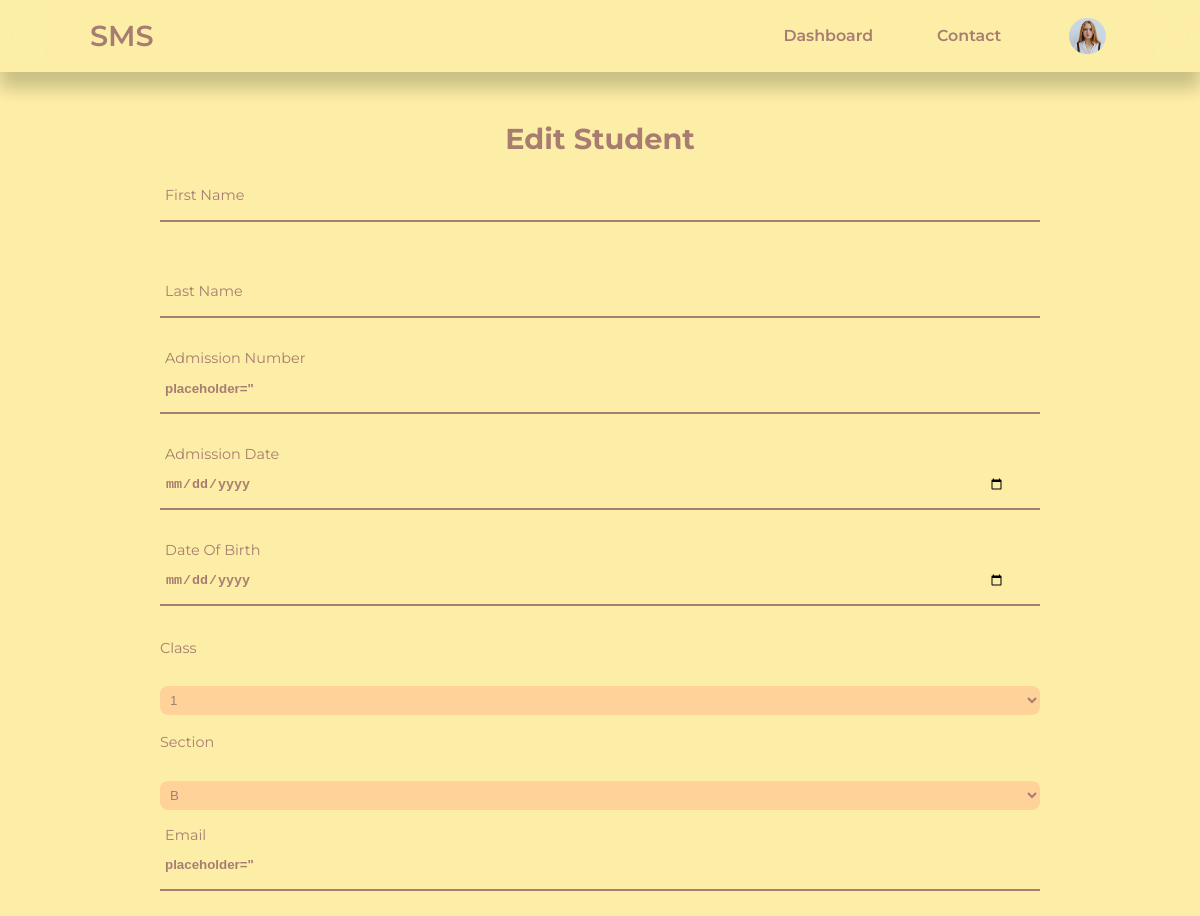
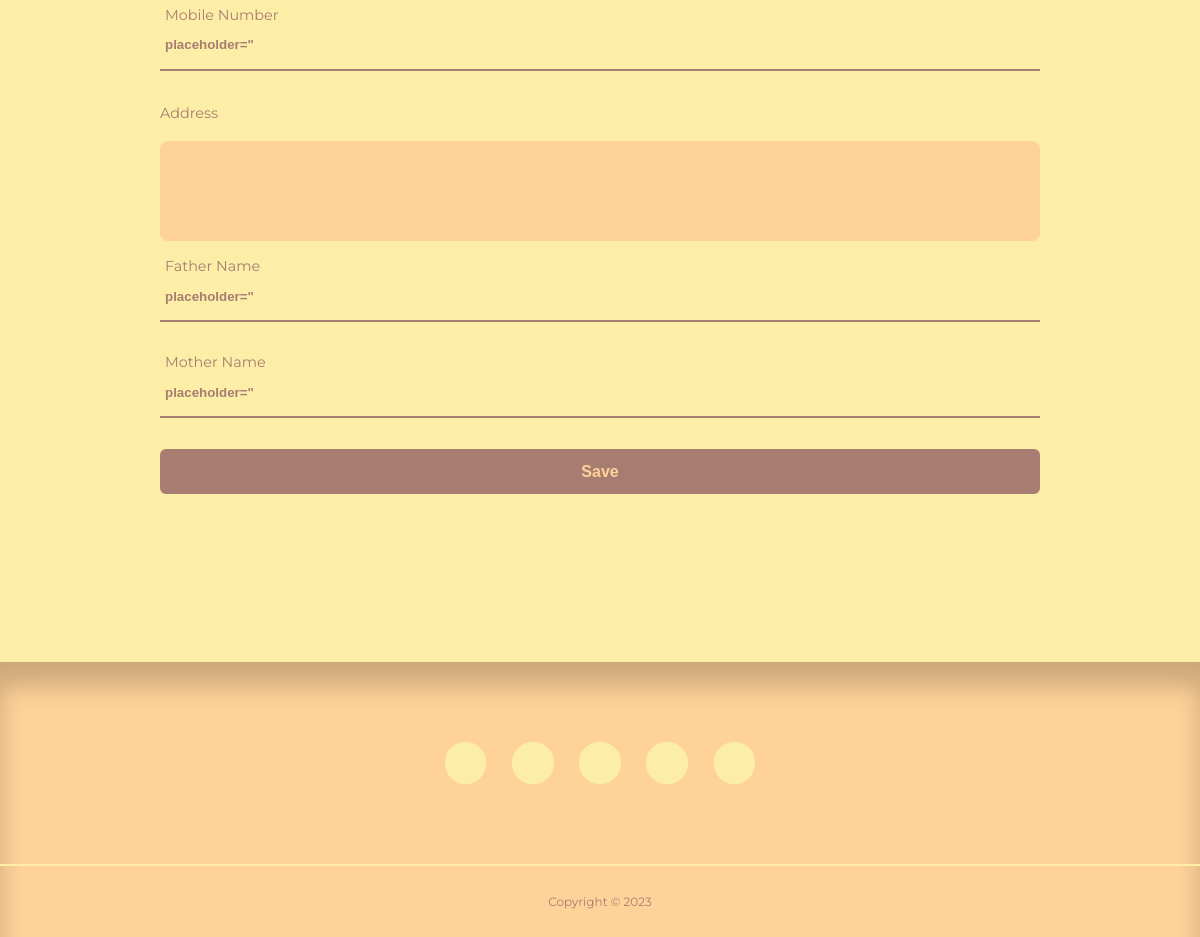
/admin/edit-student.php?email=21020000@vnu.edu.vn (signed in), run on an earlier commit of the app's database (2 pictures, top to bottom).
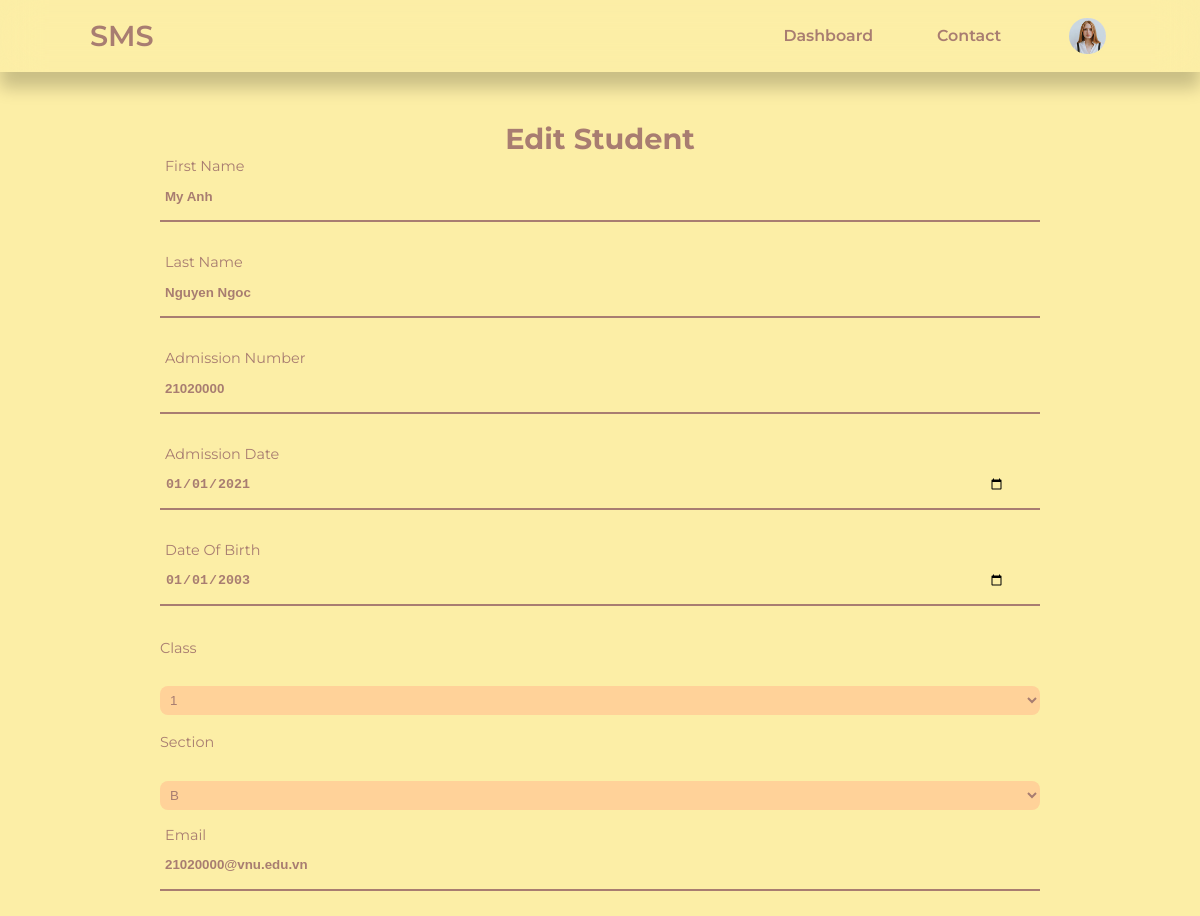
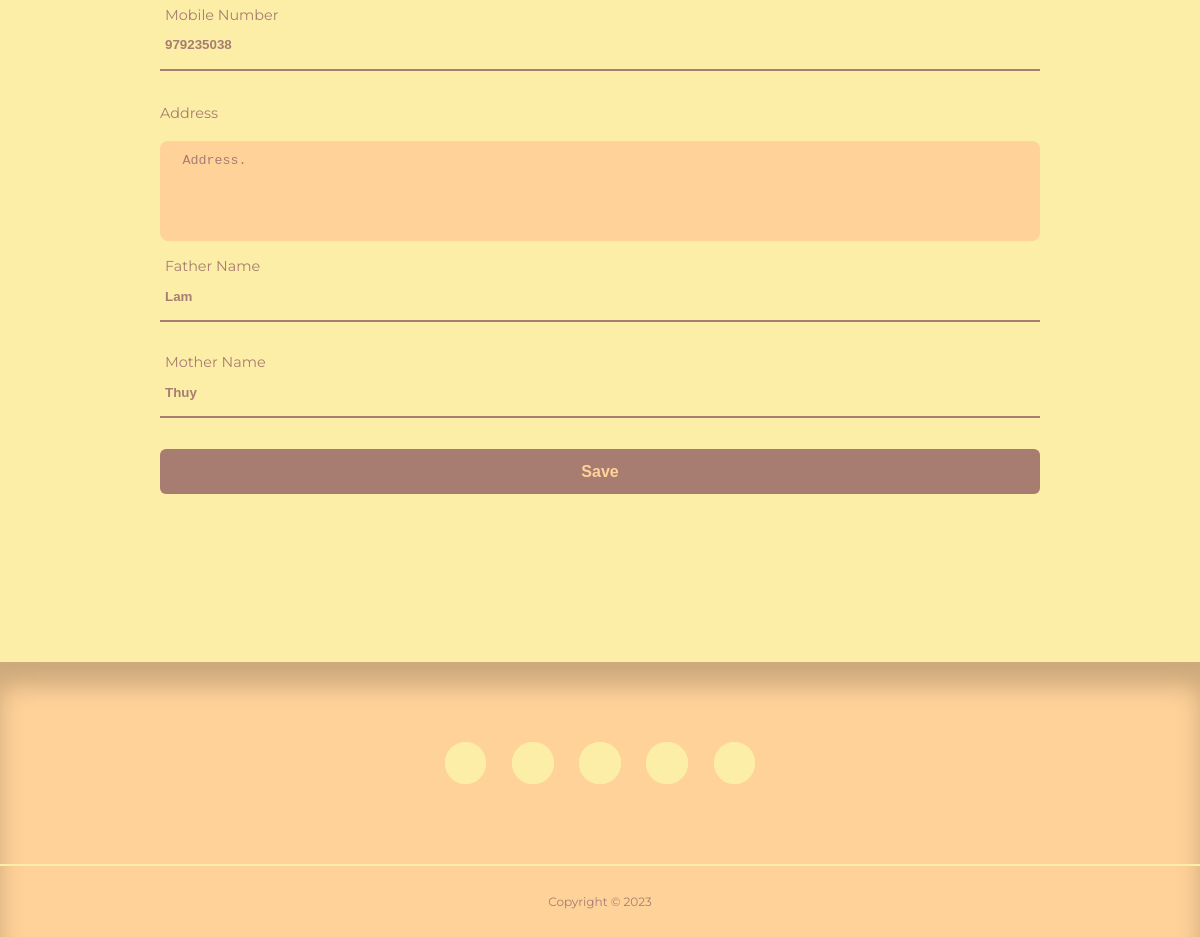
And on a later commit of the database (2 pictures, top to bottom).
### tables this page shows
CREATE TABLE `sms_user` (
  `id` int(11) UNSIGNED NOT NULL,
  `firstname` varchar(50) NOT NULL,
  `lastname` varchar(50) NOT NULL,
  `username` varchar(50) NOT NULL,
  `email` varchar(100) NOT NULL,
  `password` varchar(255) NOT NULL,
  `avatar` varchar(255) NOT NULL,
  `is_admin` tinyint(1) NOT NULL
);

CREATE TABLE `sms_students` (
  `id` int(11) UNSIGNED NOT NULL,
  `name` varchar(50) NOT NULL,
  `gender` varchar(50) NOT NULL,
  `dob` date NOT NULL,
  `photo` varchar(255) NOT NULL,
  `mobile` int(11) UNSIGNED NOT NULL,
  `email` varchar(100) NOT NULL,
  `current_address` text NOT NULL,
  `father_name` varchar(50) NOT NULL,
  `father_mobile` int(11) UNSIGNED NOT NULL,
  `father_occupation` varchar(255) NOT NULL,
  `mother_name` varchar(50) NOT NULL,
  `mother_mobile` int(11) UNSIGNED NOT NULL,
  `mother_occupation` varchar(255) NOT NULL,
  `admission_no` int(11) UNSIGNED NOT NULL,
  `class` varchar(50) DEFAULT NULL,
  `section` varchar(50) DEFAULT NULL,
  `admission_date` date NOT NULL
);

### admin/edit-student.php (the view, shortened to what this page needs)
<?php
include 'partials/header.php';
if(isset($_GET['email'])) {
    $email = filter_var($_GET['email'], FILTER_SANITIZE_EMAIL);
    $query = "SELECT * FROM sms_students WHERE `email` = '$email'";
    $sms_user_query = "SELECT * FROM sms_user WHERE `email` = '$email'";
    $result = mysqli_query($connection, $query);
    $sms_user_result = mysqli_query($connection, $sms_user_query);
    $student = mysqli_fetch_assoc($result);
    $user = mysqli_fetch_assoc($sms_user_result);
} else {
    header('location: '. ROOT_URL . 'admin/students.php');
    die();
}
?>
        <div class="form-box edit">
            <h2>Edit Student</h2>
            <form action="<?= ROOT_URL ?>admin/edit-student-logic.php" enctype="multipart/form-data" autocomplete="off" method="POST">
                <div class="input-box">
                    <input type="text" name="firstname" required autocomplete="new-firstname"
                    value='<?= $user['firstname'] ?>' placeholder=" ">
                    <label>First Name</label>
                </div>
                <div class="input-box">
                    <input type="text" name="lastname" required autocomplete="new-lastname"
                    value='<?= $user['lastname'] ?>' placeholder=" ">
                    <label>Last Name</label>
                </div>
                <div class="input-box">
                    <input type="text" name="admission_no" required autocomplete="new-admission_no"
                    value=<?= $student['admission_no'] ?> placeholder=" ">
                    <label>Admission Number</label>
                </div>
                <div class="input-box">
                    <input type="date" name="admission_date" required autocomplete="new-admission_date"
                    value=<?= $student['admission_date'] ?> placeholder=" ">
                    <label>Admission Date</label>
                </div>
                <div class="input-box">
                    <input type="date" name="dob" required autocomplete="new-dob"
                    value=<?= $student['dob'] ?> placeholder=" ">
                    <label>Date Of Birth</label>
                </div>
                <label>Class</label>
                <select name="class">
                    <?php
                        $all_classes_query = "SELECT * FROM sms_classes";
                        $all_classes = mysqli_query($connection, $all_classes_query);
                    ?>
                    <?php while($class = mysqli_fetch_assoc($all_classes)) : ?>
                        <option value="<?= $class['class'] ?>"><?= $class['class'] ?></option>
                    <?php endwhile ?>
                </select>
                <label>Section</label>
                <select name="section">
                    <?php
                        $all_sections_query = "SELECT * FROM sms_section";
                        $all_sections = mysqli_query($connection, $all_sections_query);
                    ?>
                    <?php while($section = mysqli_fetch_assoc($all_sections)) : ?>
                        <option value="<?= $section['section'] ?>"><?= $section['section'] ?></option>
                    <?php endwhile ?>
                </select>
                <div class="input-box">
                    <input type="text" name="email" required autocomplete="new-email"
                    value=<?= $student['email'] ?> placeholder=" ">
                    <label>Email</label>
                </div>
                <div class="input-box">
                    <input type="text" name="mobile" required autocomplete="new-mobile"
                    value=<?= $student['mobile'] ?> placeholder=" ">
                    <label>Mobile Number</label>
                </div>
                <label>Address</label>
                <textarea rows="5" name="address" required autocomplete="new-current_address"
                placeholder=" "><?= $student['current_address'] ?></textarea>
                <div class="input-box">
                    <input type="text" name="father_name" required autocomplete="new-father_name"
                    value=<?= $student['father_name'] ?> placeholder=" ">
                    <label>Father Name</label>
                </div>
                <div class="input-box">
                    <input type="text" name="mother_name" required autocomplete="new-mother_name"
                    value=<?= $student['mother_name'] ?> placeholder=" ">
                    <label>Mother Name</label>
                </div>
                <button type="submit" name="submit" class="btnSubmit">Save</button>
            </form>
        </div>
<?php
include '../partials/footer.php';
?>

What changed in the data, as far as the page shows it:
added sms_user: firstname "My Anh", lastname "Nguyen Ngoc"
added sms_students: admission_no "21020000", admission_date "01/01/2021", dob "01/01/2003", email "21020000@vnu.edu.vn", mobile "979235038", address "Address.", father_name "Lam", mother_name "Thuy"
Also different on the page:
form field admission_no: "placeholder=\"" → (not shown)
form field email: "placeholder=\"" → (not shown)
form field mobile: "placeholder=\"" → (not shown)
form field father_name: "placeholder=\"" → (not shown)
form field mother_name: "placeholder=\"" → (not shown)
